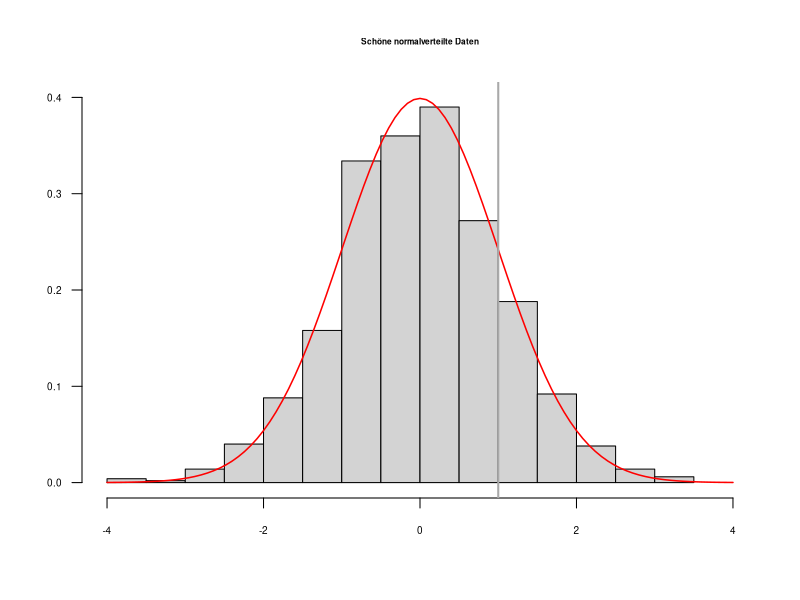

The R script that drew this image:
## ---- chunk 1

## Füge mehrere Zahlen zu einem Vektor zusammen:
c(0.5, 1, 1.5) # Kommazahlen mit DezimalPUNKT schreiben

## ---- chunk 2
c(1)
## ---- chunk 3
c(0.5, 1, 1.5, c(1, 2, 3))
## ---- chunk 4

## Berechne einen Mittelwert
mean(c(0.5, 1, 1.5))

## Berechne eine Standardabweichung
sd(c(0.5, 1, 1.5))

## Berechne eine Varianz:
var(c(0.5, 1, 1.5))

## Und jetzt noch einmal die Standardabweichung:
sqrt(var(c(0.5, 1, 1.5))) # was ist `sqrt`?

## Minimum:
min(c(0.5, 1, 1.5))

## Maximum:
max(c(0.5, 1, 1.5))
## ---- chunk 5
1:20
## ---- chunk 6
sum(1:1000)
## ---- chunk 7
5:-5
## ---- chunk 8
1:10 * 2
## ---- chunk 9
(1:10 * 2) - 1
## ---- chunk 10
2:4 * 4:6 # entspricht c(2*4, 3*5, 4*6)
## ---- chunk 11
## Speichere einen Vektor in einer Variablen:
meinVektor <- c(1, 2, 6, 7, 10)
## ---- chunk 12
meinVektor
## ---- chunk 13
meinVektor * 2
## ---- chunk 14
xx <- mean(meinVektor)

## "Zentrierter" numerischer Vektor:
meinVektor - xx

## ---- chunk 15
foo = 1:2
foo
## ---- chunk 16
bar <- c(3, 2, 6, 3, 9, 5, 7, -3)
sort(bar)
## ---- chunk 17
bar
## ---- chunk 18
bar <- c(3, 2, 6, 3, 9, 5, 7, -3)
bar <- sort(bar)
## ---- chunk 19
mode(1:10)
## ---- chunk 20
"Hallo Welt!" # doppelte Anführungszeichen
## ---- chunk 21
items <- paste0("item_", 1:10)
## ---- chunk 22
length(items)
items
## ---- chunk 23
paste0("item", "_", 1) # paste0 nimmt beliebig viele Argumente an
## ---- chunk 24
wahr   <- TRUE
falsch <- FALSE
## ---- chunk 25

## Logisches UND
TRUE & TRUE

TRUE & FALSE

FALSE & FALSE

## Logisches ODER
TRUE | TRUE

TRUE | FALSE

FALSE | FALSE

## Logisches NICHT
!TRUE

!FALSE

## ---- chunk 26

c(TRUE, FALSE, FALSE) & c(TRUE, TRUE, FALSE)

c(TRUE, FALSE, FALSE) | c(TRUE, TRUE, FALSE)

## ---- chunk 27

laune <- c(1, 2, 3, 1, 2, 1)

laune_faktor <- factor(laune, levels = c(1, 2, 3),
                       labels = c(":(", ":)", ":D"))

laune_faktor
## ---- chunk 28
mean(laune)
## ---- chunk 29
mean(laune_faktor)
## ---- chunk 30
messy_data <- c(1, 3, 2, 9, 3, NA, 6, NA, 5)
## ---- chunk 31
mean(messy_data) # geht nicht wegen des fehlenden Werts
## ---- chunk 32
mean(messy_data, na.rm = TRUE)
## ---- chunk 33

vergleichswert <- 3
daten <- 1:5
daten > vergleichswert
daten < vergleichswert
daten >= vergleichswert
daten <= vergleichswert
daten == vergleichswert
daten != vergleichswert

## ---- chunk 34

daten = vergleichswert

## ---- chunk 35
daten
## ---- chunk 36
text1 <- "Hallo Welt"
text1 == "Hallo Welt"
text1 == "Hallo Welt!"
## ---- chunk 37
geschlecht <- c(1, 2, 1, 1, 2, 1, 3)
geschlecht <- factor(laune, levels = 1:3,
                     labels = c("weiblich", "maennlich", "divers"))

geschlecht == "maennlich"
## ---- chunk 38

score_test1 <- c(23, 19, 44, 18, 25, 22)
score_test2 <- c(26, 23, 29, 18, 32, 19)

score_test1 > score_test2

score_test1 == score_test2

## ---- chunk 39

## Erstelle 1,000 Zufallsdaten:
zufallsdaten <- rnorm(1000)

## ---- chunk 40

length(zufallsdaten)

## ---- chunk 41

head(zufallsdaten)

## ---- chunk 42

## Doppelter Code  wegen Formatierung =/ oben nur Ausgabe in Skript
## Male Histogram
hist(zufallsdaten, freq = FALSE,
     main = "Schöne normalverteilte Daten",
     xlab = "", ylab = "", las = 1,
     xlim = c(-4, 4), ylim = c(0, 0.4),
     cex.main = 0.5, cex.axis = 0.6)

## Lege eine Normalverteilungskurve über die Daten
curve(dnorm, col = "red", add = TRUE, lwd = 1.5)

## Zeichne eine graue Linie beim x-Wert `1` ein:
abline(v = 1, lwd = 2, col = "darkgrey")

## ---- chunk 43
sum(zufallsdaten > 1)
## ---- chunk 44
mean(zufallsdaten > 1)
## ---- chunk 45
1 - pnorm(1)
## ---- chunk 46

## 100,000 Zufallsdaten sind für R kein Problem
zufallsdaten <- rnorm(100000) # 100000
mean(zufallsdaten > 1)

## ---- chunk 47

2 %in% 1:3

## ---- chunk 48

4 %in% 1:3

## ---- chunk 49

c(2, 3) %in% 3:5

## ---- chunk 50

daten <- c(2, 4, 1)

## ---- chunk 51

daten[1]
xx <- daten[3] # ein-elementiger Vektor
xx
## ---- chunk 52

daten[-1]

## ---- chunk 53
daten[c(1, 2)]
daten[-c(2, 3)]
## ---- chunk 54

meinVektor <- c(1, 2, 3, 7, 8, 9)

auswahl <- meinVektor > 5
auswahl

## ---- chunk 55

meinVektor[auswahl]

## ---- chunk 56

meinVektor <- 1:20

auswahl <- (meinVektor < 5) | (meinVektor > 17)
auswahl

meinVektor[auswahl]

## ---- chunk 57

## Wähle alle Daten aus, die größer sind als 2 (das sollten im Schnitt
## etwa 2.5% der Daten sein)
daten <- rnorm(300)
daten[daten > 2]

## ---- chunk 58

daten <- 1:5
daten[c(2, 5)] <- 0
daten

## ---- chunk 59

daten <- 1:5
daten[c(TRUE, FALSE, TRUE, FALSE, FALSE)] <- 0
daten

## ---- chunk 60

daten <- c(1, -99, 5, -99, 2, -99, 4, 1:3)
daten

missing_values <- daten == -99
missing_values
## ---- chunk 61
daten[missing_values] <- NA
daten
## ---- chunk 62

paste0("item_", 1:10)[-c(1, 3, 9)]
